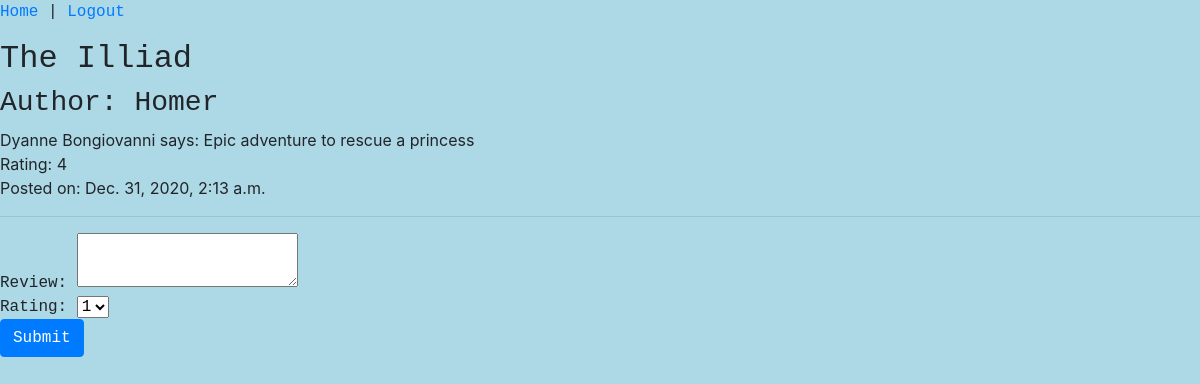
Before: /reads/2 (signed in) with the older database file.
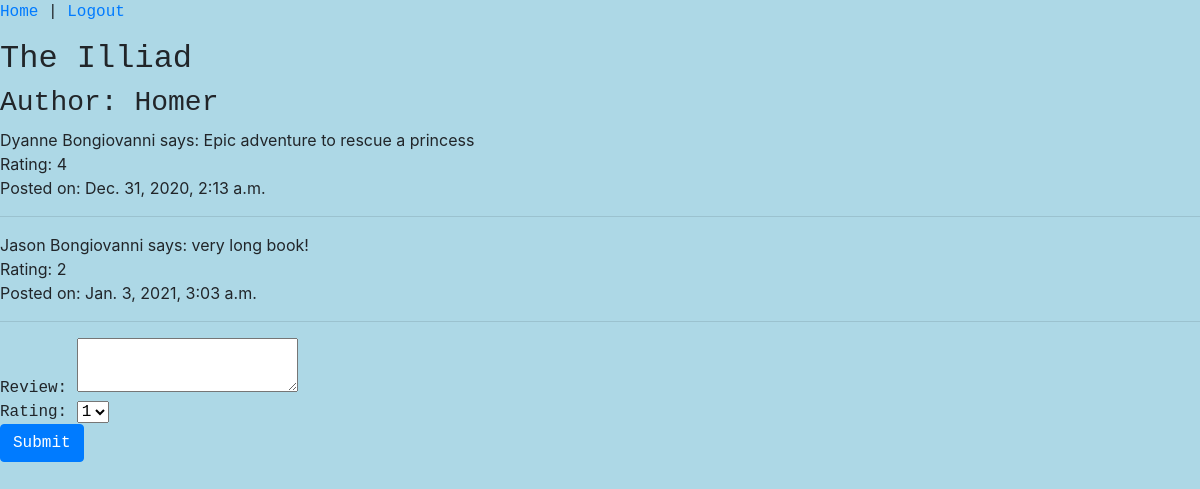
After: the same page with the newer database file.
### reads_app/models.py (models this page shows)
class Review(models.Model):
    content = models.CharField(max_length=255)
    rating = models.IntegerField()
    poster = models.ForeignKey(User, related_name="user_reviews", on_delete=models.CASCADE)
    book = models.ForeignKey(Book, related_name="book_reviews", on_delete=models.CASCADE)
    created_at = models.DateTimeField(auto_now_add = True)
    updated_at = models.DateTimeField(auto_now = True)
    objects = BookManager()

### registration_app/models.py (models this page shows)
class User(models.Model):
    first_name = models.CharField(max_length=45)
    last_name = models.CharField(max_length=45)
    email = models.EmailField(unique=True)
    password = models.CharField(max_length=255)
    objects = UserManager()

### reads_app/views.py (the view)
# urls.py: path('<int:book_id>', views.book_info_page),
def book_info_page(request, book_id):
    context = {
        "user": User.objects.get(id = request.session['user_id']),
        "book": Book.objects.get(id = book_id)
    }
    return render(request, 'book_info.html', context)

### reads_app/templates/book_info.html (shortened to what this page needs)
<!DOCTYPE html>
<html lang="en">
<head>
    <link href="https://stackpath.bootstrapcdn.com/bootstrap/4.5.0/css/bootstrap.min.css" rel="stylesheet">
    {% load static %}
    <link rel="stylesheet" href="{% static 'logreg/style.css' %}">
</head>
<body>
    <p><a href="/reads">Home</a> | <a href="/">Logout</a></p>
    <h2>{{book.title}}</h2>
        <h3>Author: {{book.author.name}}</h3>
        {% for book_reviews in book.book_reviews.all %}
            {{book_reviews.poster.first_name}} {{book_reviews.poster.last_name}} says: {{book_reviews.content}}<br>
            Rating: {{book_reviews.rating}}<br>
            Posted on: {{book_reviews.created_at}}<br>
            <hr>
        {% endfor %}
    <form action="/reads/{{book.id}}/add_review" method="POST">
        Review: <textarea name="content"></textarea><br>
        Rating: <select name="rating" id="rating">
            <option value="1">1</option>
        </select><br>
        <button class="btn btn-primary">Submit</button>
    </form>
</body>
</html>

Changed rows visible on the page:
added Review: poster.first_name "Jason", poster.last_name "Bongiovanni", content "very long book!", rating "2", created_at "Jan. 3, 2021, 3:03 a.m."
